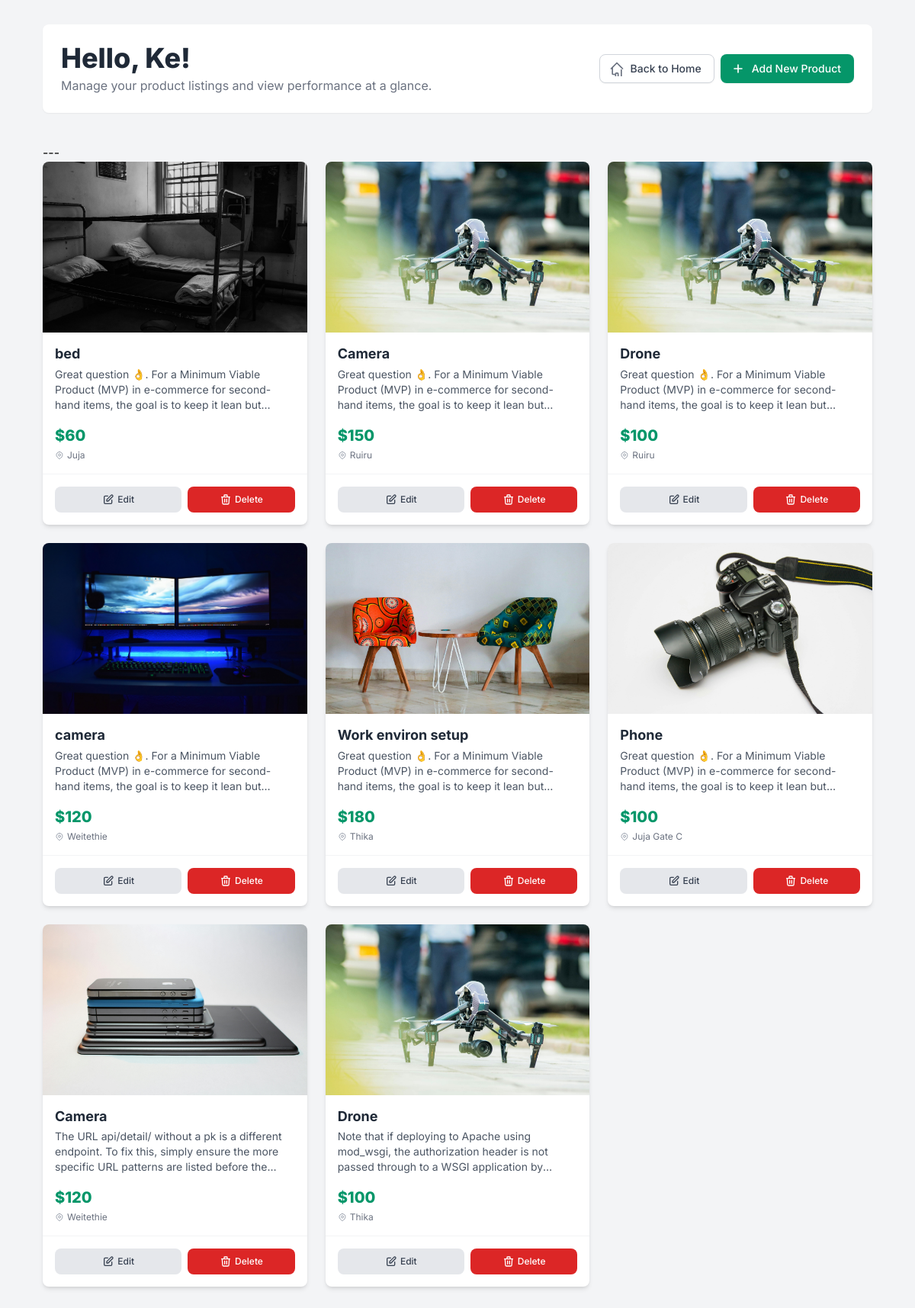
Screenshot of /seller_dashboard/ (signed in) with the database file from the repository.
### users/models.py (models this page shows)
class UserDetail(AbstractUser):
    username = models.CharField(max_length=100, unique=True)
    full_name = models.CharField(max_length=50, null=True, blank=True)
    location = models.CharField(max_length=50, null=True, blank=True)
    email = models.CharField(max_length=50, unique=True)
    image = models.ImageField(upload_to='profile/', null=True, blank=True)
    date_joined = models.DateTimeField(auto_now_add=True, blank=True, null=True)

### products/models.py (models this page shows, shortened)
class ProductListings(models.Model):
    title = models.CharField(max_length=50)
    description = models.TextField()
    price = models.IntegerField()
    image = models.ImageField(upload_to='products/', blank=True, null=True) # stored under /media/products/
    location = models.CharField(max_length=100)
    seller = models.ForeignKey(SellerProfile, on_delete=models.CASCADE)
    category = models.ForeignKey(Category, on_delete=models.CASCADE, related_name='product', blank=True, null=True) # 'related_name' allows reverse lookup: category.product.all()
    created_at = models.DateTimeField(auto_now_add=True, blank=True, null=True) # auto set when product is first created

### products/views.py (the view)
# urls.py: path('seller_dashboard/', seller_dashboard, name='seller_dashboard'),
@login_required
def seller_dashboard(request):
    try:
        seller_profile = request.user.seller_profile
    except SellerProfile.DoesNotExist:
        return redirect('products:home')
    products = ProductListings.objects.filter(seller=seller_profile)
    return render(request, 'products/seller_dashboard.html', {'products': products})

### products/templates/products/seller_dashboard.html (shortened to what this page needs)
<!DOCTYPE html>
<html lang="en">
<head>
    <script src="https://cdn.tailwindcss.com"></script>
</head>
<body class="bg-gray-100 min-h-screen">
    <div class="max-w-6xl mx-auto p-4 md:p-8">
        <header class="flex flex-col md:flex-row justify-between items-center mb-10 bg-white p-6 rounded-lg shadow-sm">
            <div class="text-center md:text-left mb-4 md:mb-0">
                <h1 class="text-3xl md:text-4xl font-extrabold text-gray-800 leading-tight">
                    Hello, {{ request.user }}!
                </h1>
                <p class="text-gray-500 mt-1">Manage your product listings and view performance at a glance.</p>
            </div>
            <div class="flex flex-wrap justify-center md:justify-end space-x-2">
                <a href="{% url 'products:home' %}" class="inline-flex items-center px-4 py-2 border border-gray-300 rounded-lg shadow-sm text-sm font-medium text-gray-700 bg-white hover:bg-gray-50 focus:outline-none focus:ring-2 focus:ring-offset-2 focus:ring-gray-200">
                    Back to Home
                </a>
                <a href="{% url 'products:product_create' %}" class="inline-flex items-center px-4 py-2 border border-transparent rounded-lg shadow-sm text-sm font-medium text-white bg-emerald-600 hover:bg-emerald-700 focus:outline-none focus:ring-2 focus:ring-offset-2 focus:ring-emerald-500">
                    <svg class="w-5 h-5 mr-2 -ml-1" fill="none" stroke="currentColor" viewBox="0 0 24 24" xmlns="http://www.w3.org/2000/svg"><path stroke-linecap="round" stroke-linejoin="round" stroke-width="2" d="M12 6v6m0 0v6m0-6h6m-6 0H6"></path></svg>
                    Add New Product
                </a>
            </div>
        </header>
        ---
        <main>
            {% if products %}
            <div class="grid grid-cols-1 sm:grid-cols-2 lg:grid-cols-3 xl:grid-cols-4 gap-6">
                {% for product in products %}
                <div class="product-card bg-white rounded-lg shadow-md overflow-hidden flex flex-col items-stretch">
                    <a href="#">
                        <div class="relative w-full h-48 md:h-56 overflow-hidden">
                            <img src="{{ product.image.url }}" alt="{{ product.title }}" class="w-full h-full object-cover">
                        </div>
                    </a>
                    <div class="p-4 flex-grow flex flex-col justify-between">
                        <div>
                            <h3 class="text-lg font-bold text-gray-800 line-clamp-2 leading-snug">{{ product.title }}</h3>
                            <p class="text-sm text-gray-600 mt-1 line-clamp-3">{{ product.description }}</p>
                        </div>
                        <div class="mt-4">
                            <p class="text-xl font-extrabold text-emerald-600">${{ product.price }}</p>
                            <p class="text-xs text-gray-500 flex items-center mt-1">
                                {{ product.location }}
                            </p>
                        </div>
                    </div>
                    <div class="border-t border-gray-100 p-4 flex justify-between space-x-2">
                        <a href="#" class="flex-1 inline-flex items-center justify-center px-3 py-2 border border-transparent rounded-lg text-xs font-medium text-gray-700 bg-gray-200 hover:bg-gray-300 focus:outline-none focus:ring-2 focus:ring-offset-2 focus:ring-gray-400 transition-colors">
                            Edit
                        </a>
                        <form method="post" action="{% url 'products:delete_product' product.id %}" class="flex-1">
                            <button type="submit" class="w-full inline-flex items-center justify-center px-3 py-2 border border-transparent rounded-lg text-xs font-medium text-white bg-red-600 hover:bg-red-700 focus:outline-none focus:ring-2 focus:ring-offset-2 focus:ring-red-500 transition-colors">
                                Delete
                            </button>
                        </form>
                    </div>
                </div>
                {% endfor %}
            </div>
            {% endif %}
        </main>
    </div>
</body>
</html>

### products/templates/products/seller_dashboard.html (style rules this page uses)
body { font-family: 'Inter', sans-serif; -webkit-font-smoothing: antialiased; -moz-osx-font-smoothing: grayscale; }
.product-card { transition: transform 0.2s ease-in-out, box-shadow 0.2s ease-in-out; }

### rows the page displays
UserDetail: user "Ke"
ProductListings: image (picture), title "bed", description "Great question 👌. For a Minimum Viable Product (MVP) in e-commerce for second-hand items, the goal is to keep it lean…", price "60", location "Juja"
ProductListings: image (picture), title "Camera", description "Great question 👌. For a Minimum Viable Product (MVP) in e-commerce for second-hand items, the goal is to keep it lean…", price "150", location "Ruiru"
ProductListings: image (picture), title "Drone", description "Great question 👌. For a Minimum Viable Product (MVP) in e-commerce for second-hand items, the goal is to keep it lean…", price "100", location "Ruiru"
ProductListings: image (picture), title "camera", description "Great question 👌. For a Minimum Viable Product (MVP) in e-commerce for second-hand items, the goal is to keep it lean…", price "120", location "Weitethie"
ProductListings: image (picture), title "Work environ setup", description "Great question 👌. For a Minimum Viable Product (MVP) in e-commerce for second-hand items, the goal is to keep it lean…", price "180", location "Thika"
ProductListings: image (picture), title "Phone", description "Great question 👌. For a Minimum Viable Product (MVP) in e-commerce for second-hand items, the goal is to keep it lean…", price "100", location "Juja Gate C"
ProductListings: image (picture), title "Camera", description "The URL api/detail/ without a pk is a different endpoint. To fix this, simply ensure the more specific URL patterns are listed before…", price "120", location "Weitethie"
ProductListings: image (picture), title "Drone", description "Note that if deploying to Apache using mod_wsgi, the authorization header is not passed through to a WSGI application…", price "100", location "Thika"
